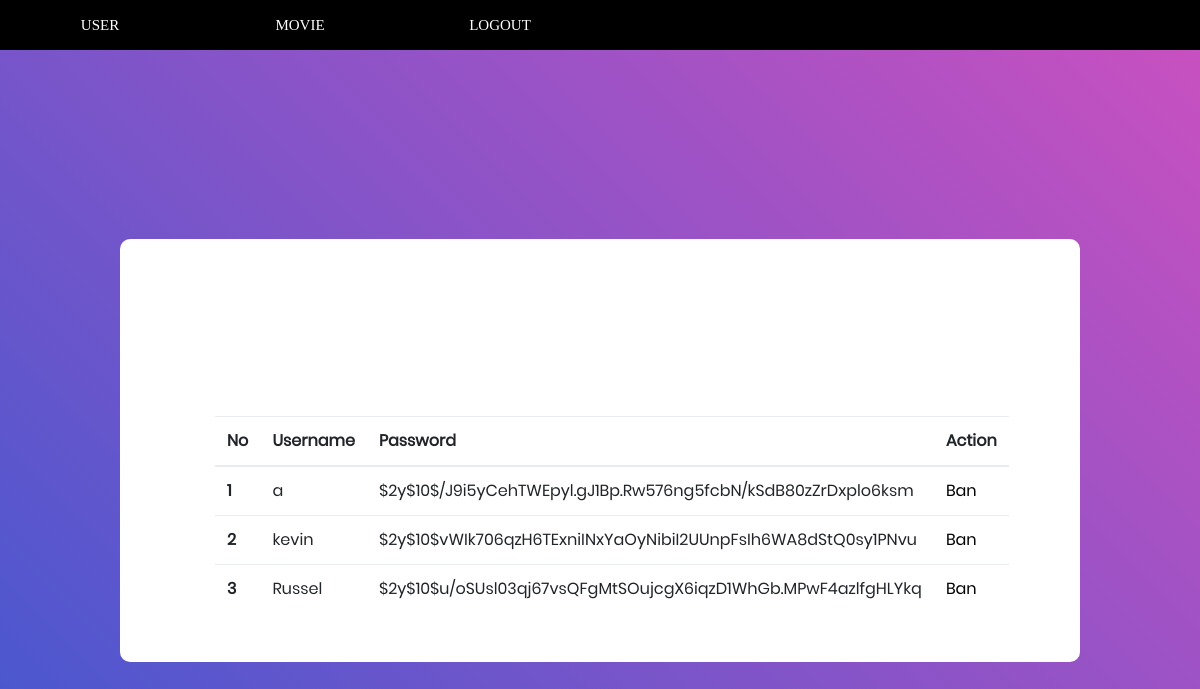
Screenshot of /adminuser.php (signed in) with the database file from the repository.
### tables this page shows
CREATE TABLE `user` (
  `username` varchar(255) NOT NULL,
  `fullname` varchar(255) NOT NULL,
  `password` varchar(255) NOT NULL,
  `email` varchar(552) NOT NULL,
  `role` int(1) NOT NULL COMMENT '1 = admin\r\n2 = user premium\r\n3 = user biasa',
  `status` int(10) NOT NULL
);

### adminuser.php (the view, shortened to what this page needs)
<?php
$db = new Connection;
$conn = $db->getConnection();
$user = $conn->query("select * from user")->fetch_all(MYSQLI_ASSOC);
?>
<!DOCTYPE html>
<html lang="en">
<head>
    <link rel="stylesheet" type="text/css" href="vendor/bootstrap/css/bootstrap.min.css">
    <link rel="stylesheet" type="text/css" href="fonts/font-awesome-4.7.0/css/font-awesome.min.css">
    <link rel="stylesheet" type="text/css" href="vendor/animate/animate.css">
    <link rel="stylesheet" type="text/css" href="vendor/css-hamburgers/hamburgers.min.css">
    <link rel="stylesheet" type="text/css" href="vendor/select2/select2.min.css">
    <link rel="stylesheet" type="text/css" href="css/util.css">
    <link rel="stylesheet" type="text/css" href="css/main.css">
</head>
<body>
    <div class="limiter">
        <form method="post">
            <div class="menuBar" style="display: flex;background-color: black;">
                <button class="login100-form-btn" name="user" style="width: 200px; background-color:black ;">
                    User
                </button>
                <button class="login100-form-btn" name="movie" style="width: 200px; background-color:black">
                    Movie
                </button>
                <button class="login100-form-btn" name="logout" style="width: 200px; background-color:black"">
                    Logout
            </button>
            </form>
        </div>
        <div class=" container-login100">
                    <div class="wrap-login100">
                        <form class="login100-form validate-form" method="POST">
                            <table class="table">
                                <thead>
                                    <tr>
                                        <th scope="col">No</th>
                                        <th scope="col">Username</th>
                                        <th scope="col">Password</th>
                                        <th scope="col">Action</th>
                                    </tr>
                                </thead>
                                <tbody>
                                    <?php
                                    $ctr = 1;
                                    $user = $conn->query("select * from user")->fetch_all(MYSQLI_ASSOC);
                                    foreach ($user as $value) {
                                        if ($value['role'] == 2 || $value['role'] == 3) {
                                    ?>
                                            <tr>
                                                <th scope="row"><?= $ctr ?></th>
                                                <td><?= $value['username'] ?></td>
                                                <td><?= $value['password'] ?></td>
                                                <td><button name='ban<?= $ctr ?>'>Ban</button></td>
                                            </tr>
                                    <?php
                                            $ctr++;
                                        }
                                    }
                                    ?>
                                </tbody>
                            </table>
                        </form>
                    </div>
            </div>
</body>
</html>

### css/main.css (style rules this page uses)
* { margin: 0px; padding: 0px; box-sizing: border-box; }
body, html { height: 100%; font-family: Poppins-Regular, sans-serif; }
button { outline: none !important; border: none; background: transparent; }
.limiter { width: 100%; margin: 0 auto; }
.container-login100 { width: 100%; min-height: 100vh; display: -webkit-box; display: -webkit-flex; display: -moz-box; display: -ms-flexbox; display: flex; flex-wrap: wrap; justify-content: center; align-items: center; padding: 15px; background: #9053c7; background: -webkit-linear-gradient(-135deg, #c850c0, #4158d0); background: -o-linear-gradient(-135deg, #c850c0, #4158d0); background: -moz-linear-gradient(-135deg, #c850c0, #4158d0); background: linear-gradient(-135deg, #c850c0, #4158d0); }
.wrap-login100 { width: 960px; background: #fff; border-radius: 10px; overflow: hidden; display: -webkit-box; display: -webkit-flex; display: -moz-box; display: -ms-flexbox; display: flex; flex-wrap: wrap; justify-content: space-between; padding: 177px 130px 33px 95px; }
.login100-form { width: 290px; }
.login100-form-btn { font-family: Montserrat-Bold; font-size: 15px; line-height: 1.5; color: #fff; text-transform: uppercase; width: 100%; height: 50px; border-radius: 25px; background: #57b846; display: -webkit-box; display: -webkit-flex; display: -moz-box; display: -ms-flexbox; display: flex; justify-content: center; align-items: center; padding: 0 25px; -webkit-transition: all 0.4s; -o-transition: all 0.4s; -moz-transition: all 0.4s; transition: all 0.4s; }

### rows the page displays
user: username "a", password "$2y$10$/J9i5yCehTWEpyl.gJ1Bp.Rw576ng5fcbN/kSdB80zZrDxplo6ksm"
user: username "kevin", password "$2y$10$vWIk706qzH6TExniINxYaOyNibiI2UUnpFsIh6WA8dStQ0sy1PNvu"
user: username "Russel", password "$2y$10$u/oSUsl03qj67vsQFgMtSOujcgX6iqzD1WhGb.MPwF4azlfgHLYkq"
